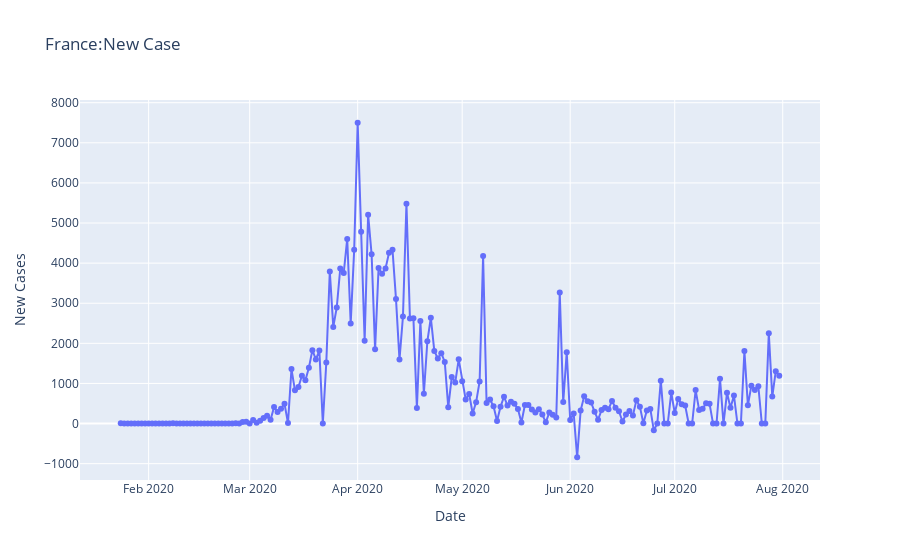

This figure's notebook cell:
### Code cell
fig = px.line(France,"Date_reported","New_cases",title = "France:New Case",
             labels={"Date_reported":"Date","New_cases":"New Cases"})
fig.update_traces(mode="markers+lines")
fig.update_layout(hovermode="x unified")
fig.show()

### Figure 1 — Plotly figure (JSON) as saved in the notebook; plotly's stock layout.template omitted (floating-point values rounded to 4 significant figures; data arrays with more than 128 entries replaced by an {"elided": "..."} marker saying what was removed)
{"data": [{"hovertemplate": "Date=%{x}<br>New Cases=%{y}<extra></extra>", "legendgroup": "", "line": {"color": "#636efa", "dash": "solid"}, "marker": {"symbol": "circle"}, "mode": "markers+lines", "name": "", "orientation": "v", "showlegend": false, "type": "scatter", "x": {"elided": "190 str values"}, "xaxis": "x", "y": {"elided": "190 int values"}, "yaxis": "y"}], "layout": {"hovermode": "x unified", "legend": {"tracegroupgap": 0}, "title": {"text": "France:New Case"}, "xaxis": {"anchor": "y", "domain": [0, 1], "title": {"text": "Date"}}, "yaxis": {"anchor": "x", "domain": [0, 1], "title": {"text": "New Cases"}}}}
